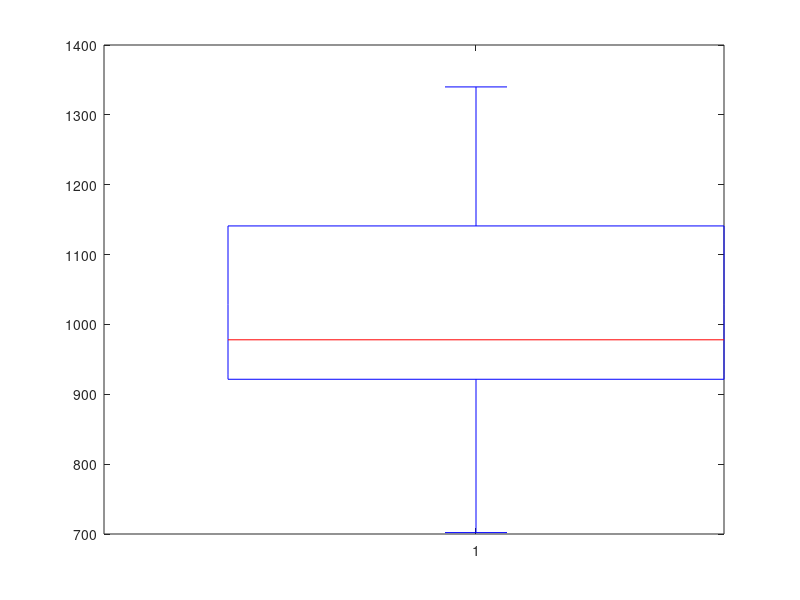

This figure's MATLAB source:
%所有sample數據
sample = [919 1196 785 1126 936 918 1156 920 948 1067 1092 1162 1170 929 950 905 972 1035 1045 855 1195 1195 1340 1122 938 970 1237 956 1102 1157 978 832 1009 765 958 902 1022 1333 811 1217 1085 896 958 1311 1037 702 923] 
%繪畫出boxplot
boxplot(sample)